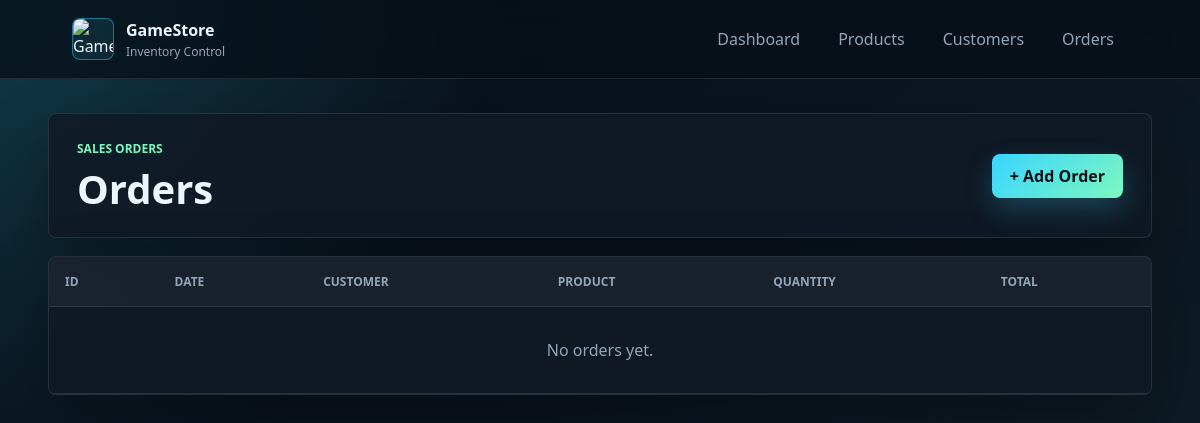
The page /orders on the database as committed earlier.
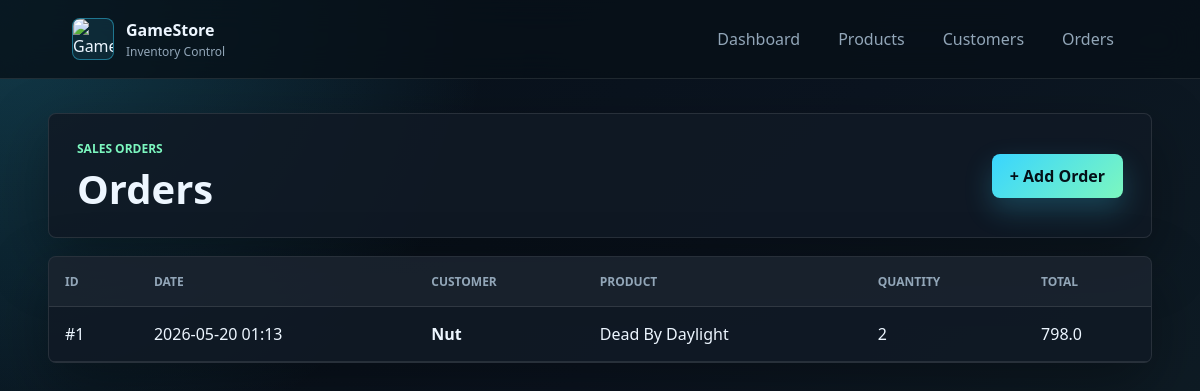
The same page on the database as committed later.
### tables this page shows
CREATE TABLE order_items (
            order_item_id INTEGER PRIMARY KEY AUTOINCREMENT,
            order_id INTEGER NOT NULL,
            product_id INTEGER NOT NULL,
            quantity INTEGER NOT NULL,
            price REAL NOT NULL,
            FOREIGN KEY (order_id)
                REFERENCES orders(order_id),
            FOREIGN KEY (product_id)
                REFERENCES products(product_id)
        );

CREATE TABLE orders (
    order_id INTEGER PRIMARY KEY AUTOINCREMENT,
    customer_id INTEGER,
    order_date TEXT,
    total_price REAL,
    FOREIGN KEY (customer_id)
        REFERENCES customers(customer_id)
);

CREATE TABLE customers (
    customer_id INTEGER PRIMARY KEY AUTOINCREMENT,
    name TEXT NOT NULL,
    phone TEXT,
    email TEXT UNIQUE
);

CREATE TABLE products (
    product_id INTEGER PRIMARY KEY AUTOINCREMENT,
    product_name TEXT NOT NULL,
    price REAL NOT NULL,
    stock INTEGER NOT NULL,
    category_id INTEGER, image_filename TEXT,
    FOREIGN KEY (category_id)
        REFERENCES categories(category_id)
);

### app.py (the view)
@app.route('/orders')
def orders():
    conn = get_db_connection()
    orders = conn.execute('''
        SELECT
            orders.order_id,
            orders.order_date,
            orders.total_price,
            customers.name AS customer_name,
            products.product_name,
            order_items.quantity
        FROM orders
        LEFT JOIN customers
            ON orders.customer_id = customers.customer_id
        LEFT JOIN order_items
            ON orders.order_id = order_items.order_id
        LEFT JOIN products
            ON order_items.product_id = products.product_id
        ORDER BY orders.order_id DESC
    ''').fetchall()
    conn.close()
    return render_template('orders.html', orders=orders)

### app.py (called while the page is built)
def get_db_connection():
    conn = sqlite3.connect(app.config['DATABASE'])
    conn.row_factory = sqlite3.Row
    return conn

### templates/orders.html
{% extends 'base.html' %}
{% block content %}
<div class="page-header">
    <div>
        <p class="eyebrow">Sales Orders</p>
        <h1>Orders</h1>
    </div>
    <a class="btn" href="/add_order">+ Add Order</a>
</div>
<div class="table-wrap">
    <table>
        <tr>
            <th>ID</th>
            <th>Date</th>
            <th>Customer</th>
            <th>Product</th>
            <th>Quantity</th>
            <th>Total</th>
        </tr>
        {% for o in orders %}
        <tr>
            <td>#{{ o.order_id }}</td>
            <td>{{ o.order_date }}</td>
            <td><strong>{{ o.customer_name }}</strong></td>
            <td>{{ o.product_name }}</td>
            <td>{{ o.quantity }}</td>
            <td>{{ o.total_price }}</td>
        </tr>
        {% else %}
        <tr>
            <td class="empty-state" colspan="6">No orders yet.</td>
        </tr>
        {% endfor %}
    </table>
</div>
{% endblock %}

### templates/base.html (shortened to what this page needs)
<!DOCTYPE html>
<html lang="en">
<head>
    <link rel="stylesheet" href="{{ url_for('static', filename='style.css') }}">
</head>
<body>
    <nav class="topbar">
        <a class="brand" href="/">
            <img class="brand-logo"
                 src="{{ url_for('static', filename='Logo-GameStore.png') }}"
                 alt="GameStore Logo">
            <span>
                <strong>GameStore</strong>
                <small>Inventory Control</small>
            </span>
        </a>
        <div class="nav-links">
            <a href="/">Dashboard</a>
            <a href="/products">Products</a>
            <a href="/customers">Customers</a>
            <a href="/orders">Orders</a>
        </div>
    </nav>
    <main class="container">
        {% block content %}{% endblock %}
    </main>
</body>
</html>

### static/style.css (style rules this page uses)
:root { --bg: #071018; --panel: #101a25; --text: #edf6ff; --muted: #92a6b8; --line: rgba(255, 255, 255, 0.1); --cyan: #39d5ff; --green: #7cf7bf; --red: #ff6b7a; --shadow: 0 22px 60px rgba(0, 0, 0, 0.34); }
* { box-sizing: border-box; }
body { margin: 0; min-height: 100vh; color: var(--text); font-family: "Segoe UI", Arial, sans-serif; background: radial-gradient(circle at top left, rgba(57, 213, 255, 0.22), transparent 34%), linear-gradient(135deg, #071018 0%, #0b1420 48%, #102027 100%); }
a { color: inherit; }
.topbar { display: flex; align-items: center; justify-content: space-between; gap: 24px; padding: 18px 6%; border-bottom: 1px solid var(--line); background: rgba(7, 16, 24, 0.78); backdrop-filter: blur(16px); position: sticky; top: 0; z-index: 10; }
.brand { display: flex; align-items: center; gap: 12px; text-decoration: none; }
.brand-logo { display: block; width: 42px; height: 42px; max-width: 42px; max-height: 42px; flex: 0 0 42px; object-fit: cover; object-position: center; border: 1px solid rgba(57, 213, 255, 0.45); border-radius: 8px; background: rgba(57, 213, 255, 0.1); }
.brand strong, .brand small { display: block; }
.brand small { color: var(--muted); font-size: 12px; margin-top: 2px; }
.nav-links { display: flex; gap: 10px; }
.nav-links a { color: var(--muted); text-decoration: none; padding: 10px 14px; border-radius: 8px; transition: 0.2s ease; }
.container { width: min(1120px, 92%); margin: 34px auto; }
.hero, .page-header, .form-panel, .table-wrap, .card { border: 1px solid var(--line); border-radius: 8px; background: rgba(16, 26, 37, 0.88); box-shadow: var(--shadow); }
.hero h1, .page-header h1 { margin: 0; font-size: 40px; line-height: 1.1; }
.eyebrow { margin: 0 0 10px; color: var(--green); font-size: 12px; font-weight: 800; text-transform: uppercase; }
.page-header { display: flex; align-items: center; justify-content: space-between; gap: 16px; padding: 26px 28px; margin-bottom: 18px; }
.btn, button { display: inline-flex; align-items: center; justify-content: center; min-height: 44px; padding: 0 18px; border: 0; border-radius: 8px; color: #041018; background: linear-gradient(135deg, var(--cyan), var(--green)); font-weight: 800; text-decoration: none; cursor: pointer; box-shadow: 0 12px 28px rgba(57, 213, 255, 0.22); }
.table-wrap { overflow-x: auto; }
table { width: 100%; border-collapse: collapse; min-width: 920px; }
th, td { padding: 16px; text-align: left; border-bottom: 1px solid var(--line); }
th { color: var(--muted); background: rgba(255, 255, 255, 0.04); font-size: 12px; text-transform: uppercase; }

Rows that differ between the two databases and show on the page:
added order_items: order_id "1", order_date "2026-05-20 01:13", customer_name "Nut", product_name "Dead By Daylight", quantity "2", total_price "798.0"
Other text that changed with them:
text no longer shown: "No orders yet."
